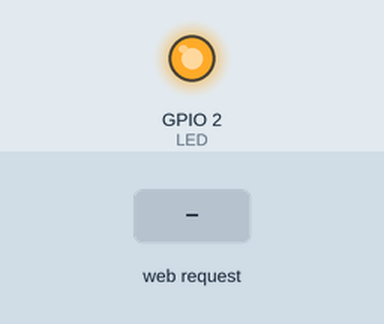
Recording of a sketch running on a simulated ESP8266 (NodeMCU). Shown: output pins drawn as LEDs (lit = HIGH). The inputs (shaded band) are chosen by the test bench. WiFi joins after 1.5 s; servers stay silent unless stated; what the sketch prints to the serial monitor is not drawn.

Above: at 2.7 s.
2.8 s: HTTP request GET /on received
At 3.2 s:
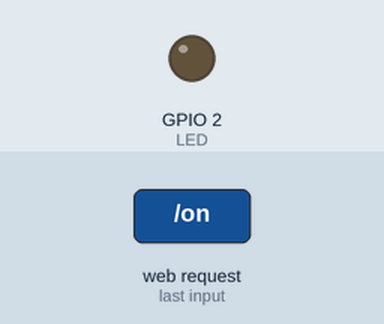
5.8 s: HTTP request GET /off received
At 6.7 s:
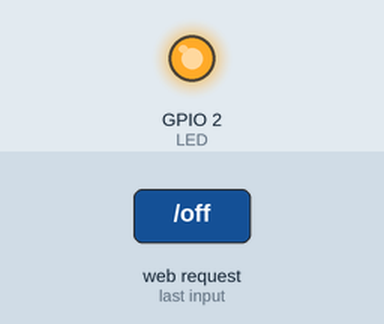
Timing chart, 0 to 8.8 s (numbered marks = the images above; inputs shaded):
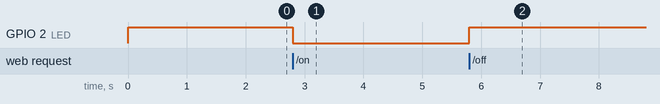

Measured:
- after the input at 2.8 s, GPIO 2 (LED): HIGH → LOW at once
- after the input at 5.8 s, GPIO 2 (LED): LOW → HIGH at once

The sketch:

speech.ino
```cpp
/*
 * ESP8266 NodeMCU LED Control over WiFi Demo
 *
 * https://circuits4you.com
 */
#include <ESP8266WiFi.h>
#include <WiFiClient.h>

//ESP Web Server Library to host a web page
#include <ESP8266WebServer.h>

//---------------------------------------------------------------
/*Our HTML webpage contents in program memory
const char MAIN_page[] PROGMEM = R"=====(
<!DOCTYPE html>
<html>
<body>
<center>
<h1>WiFi LED on off demo: 1</h1><br>
Ciclk to turn <a href="ledOn">LED ON</a><br>
Ciclk to turn <a href="ledOff">LED OFF</a><br>
<hr>
<a href="https://circuits4you.com">circuits4you.com</a>
</center>

</body>
</html>
)=====";
*/
/*
String s="<!DOCTYPE html><html><body><center>"
"<h1>WiFi LED on off demo: 1</h1><br>"
"Ciclk to turn <a href=\"ledOn\">LED ON</a><br>"
"Ciclk to turn <a href=\"ledOff\">LED OFF</a><br>"
"<hr><a href=\"https://circuits4you.com\">circuits4you.com</a></center>"
"</body></html>";
*/

//+++++++++++++++++++++++++++++++++++++++++++++++++++++++++++++++++++++++++

String s="<!DOCTYPE html><html lang=\"en\"><head><meta charset=\"UTF-8\" />"
    "<meta name=\"viewport\" content=\"width=device-width, initial-scale=1.0\" />"
    "<meta http-equiv=\"X-UA-Compatible\" content=\"ie=edge\" /><title>Speech Recognition</title><style>"
    "body { background-color: orangered;}"
   ".words {width: 300px;height: auto;margin: 50px auto; background-color: #fff;padding: 25px;}"
  "</style></head>"
  "<body><div class=\"words\"></div>"
  "<script>"
  "const words = document.querySelector('.words');"
"let p = document.createElement('p');"
"words.appendChild(p);"
    "var xhttp = new XMLHttpRequest();"
     "window.SpeechRecognition =window.SpeechRecognition || window.webkitSpeechRecognition;"
"const recognition = new SpeechRecognition();"
"recognition.interimResults = true;"
"recognition.lang = 'en-EN';"
"recognition.addEventListener('result', e => {"
  "const transcript = Array.from(e.results)"
    ".map(result => result[0].transcript)"
    ".join('');"
  "p.textContent = transcript;"
  "if (e.results[0].isFinal) {"
    "p = document.createElement('p');"
    "words.appendChild(p);"
   "if (transcript.includes('еркебулан')) { console.log('+unicorn');}"
    "if (transcript.includes('on')) {console.log('+on');xhttp.open('GET', '/on', true);xhttp.send();}"
    "if (transcript.includes('off')) {console.log('+off');xhttp.open('GET', '/off', true);xhttp.send();}"
  "}});"
"recognition.addEventListener('end', recognition.start);recognition.start();"
 " </script></body></html>";

//+++++++++++++++++++++++++++++++++++++++++++++++++++++++++++++++++++++++++


//---------------------------------------------------------------
//On board LED Connected to GPIO2
#define LED 2

//SSID and Password of your WiFi router
const char* ssid = "Wind3 HUB-315F35";
const char* password = "xxxxxxxxxxxxxxxx";

//Declare a global object variable from the ESP8266WebServer class.
ESP8266WebServer server(80); //Server on port 80

//===============================================================
// This routine is executed when you open its IP in browser
//===============================================================
void handleRoot() {
 Serial.println("You called root page");
 //String s = MAIN_page; //Read HTML contents
 server.send(200, "text/html", s); //Send web page
}

void handleon() {
 Serial.println("LED on page");
 digitalWrite(LED,LOW); //LED is connected in reverse
 server.sendHeader("Location","/");        // Add a header to respond with a new location for the browser to go to the home page again
 server.send(303);
}

void handleoff() {
 Serial.println("LED off page");
 digitalWrite(LED,HIGH); //LED off
 server.sendHeader("Location","/");        // Add a header to respond with a new location for the browser to go to the home page again
  server.send(303);
}
//==============================================================
//                  SETUP
//==============================================================
void setup(void){
  Serial.begin(115200);

  WiFi.begin(ssid, password);     //Connect to your WiFi router
  Serial.println("");

  //Onboard LED port Direction output
  pinMode(LED,OUTPUT);
  //Power on LED state off
  digitalWrite(LED,HIGH);

  // Wait for connection
  while (WiFi.status() != WL_CONNECTED) {
    delay(500);
    Serial.print(".");
  }

  //If connection successful show IP address in serial monitor
  Serial.println("");
  Serial.print("Connected to ");
  Serial.println(ssid);
  Serial.print("IP address: ");
  Serial.println(WiFi.localIP());  //IP address assigned to your ESP

  server.on("/", handleRoot);      //Which routine to handle at root location. This is display page
  server.on("/on", handleon); //as Per  <a href="ledOn">, Subroutine to be called
  server.on("/off", handleoff);

  server.begin();                  //Start server
  Serial.println("HTTP server started");
}
//==============================================================
//                     LOOP
//==============================================================
void loop(void){
  server.handleClient();          //Handle client requests
}
```
